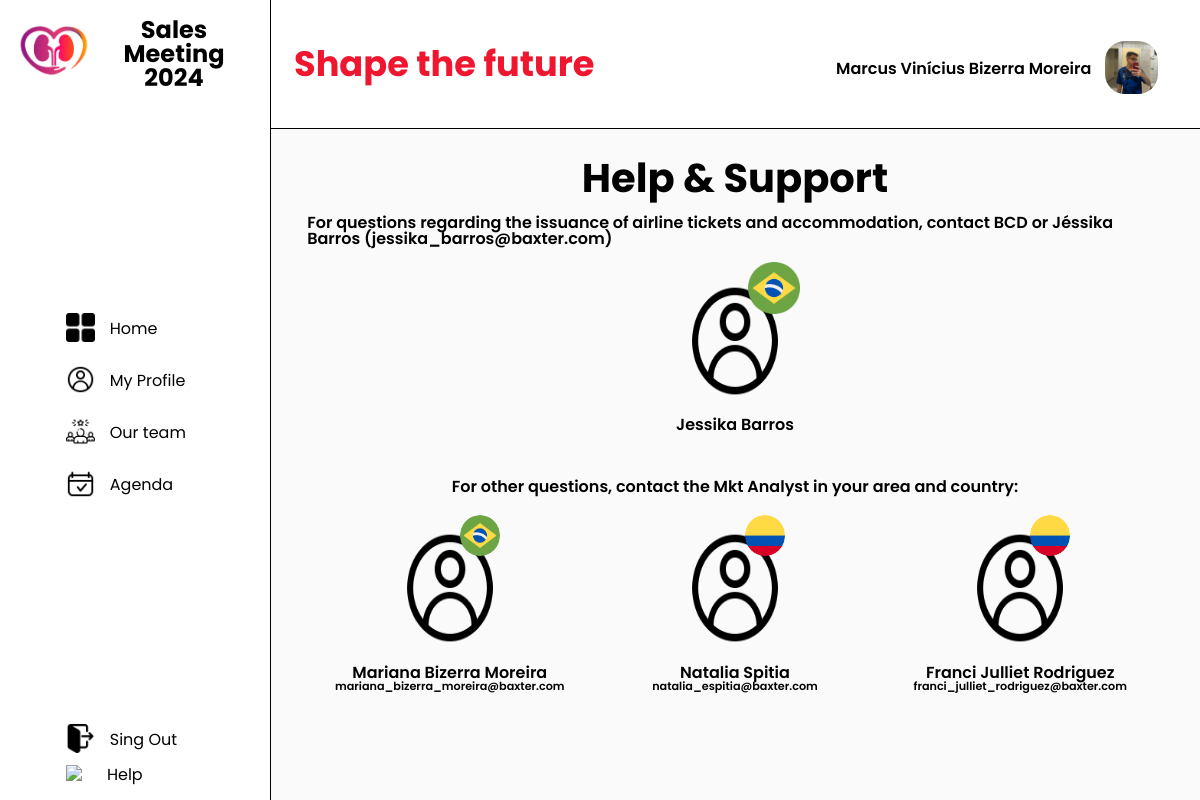
The page /evento/help.php (signed in) on the database its author committed.
### tables this page shows
CREATE TABLE `cadastro` (
  `id` int(11) NOT NULL,
  `nome` varchar(255) NOT NULL,
  `email` varchar(255) NOT NULL,
  `senha` varchar(255) NOT NULL,
  `cpf` varchar(11) NOT NULL,
  `cargo` varchar(255) NOT NULL,
  `sobre` varchar(5000) NOT NULL,
  `pais` varchar(255) NOT NULL,
  `endereco` varchar(2000) NOT NULL,
  `imagem` varchar(220) NOT NULL DEFAULT 'perfil.png',
  `tamanho_chinelo` varchar(255) NOT NULL,
  `tamanho_camiseta` varchar(255) NOT NULL,
  `tipo_documento` varchar(255) NOT NULL,
  `tamanho_calca` varchar(255) NOT NULL,
  `musica` varchar(255) NOT NULL,
  `data_nascimento` date NOT NULL,
  `idiomas` varchar(255) NOT NULL,
  `signo` varchar(255) NOT NULL,
  `formacao` varchar(255) NOT NULL,
  `pets` varchar(255) NOT NULL,
  `restricao` varchar(255) NOT NULL,
  `linkedin` varchar(255) NOT NULL,
  `fuma` varchar(255) NOT NULL,
  `interesses` varchar(500) NOT NULL,
  `voo` varchar(500) NOT NULL,
  `contry` varchar(255) NOT NULL DEFAULT 'paises'
);

### evento/help.php (the view, shortened to what this page needs)
<?php
    require('painel/conecta.php');
?>
<!DOCTYPE html>
    <html lang="pt-br">
    <head>
        <link rel="stylesheet" href="assets/css/reset.css">
        <link href='https://unpkg.com/boxicons@2.1.4/css/boxicons.min.css' rel='stylesheet'>
        <link rel="stylesheet" href="assets/css/estilo.css">
    </head>
    <body>
        <div class="home_page">
            <section class="menu">
                <div class="logo">
                    <div class="img_logo">
                        <a href="home.php"><img class="logo_img" src="assets/img/Imageam2.png" alt="Logo Sales Meeting 2024"></a>
                    </div>
                    <div class="titulo_logo">
                        <h1>Sales Meeting</h1>
                        <h1>2024</h1>
                    </div>
                </div>
                <div class="header_menu" id="header_menu">
                    <nav class="menu_header">
                        <a href="home.php" id="home" onmouseover="mouseEmCimaHome(this)" onmouseout="mouseForaHome(this)"><div class="icon"><img class="img_icon" src="assets/img/icons/home.png" id="img_home"></div>Home</a>
                        <a href="perfil.php" id="perfil" onmouseover="mouseEmCimaPerfil(this)" onmouseout="mouseForaPerfil(this)"><div class="icon"><img class="img_icon" src="assets/img/icons/perfil.png" id="img_perfil"></div>My Profile</a>
                        <a href="time.php" id="time" onmouseover="mouseEmCimaTime(this)" onmouseout="mouseForaTime(this)"><div class="icon"><img class="img_icon" src="assets/img/icons/time.png" id="img_time"></div>Our team</a>
                        <a href="agenda.php" id="agenda" onmouseover="mouseEmCimaAgenda(this)" onmouseout="mouseForaAgenda(this)"><div class="icon"><img class="img_icon" src="assets/img/icons/agenda.png" id="img_agenda"></div>Agenda</a>
                    </nav>
                </div>
                <div class="sair" id="sair">
                    <a class="sair_a" href="painel/sair.php" id="sair" onmouseover="mouseEmCimaSair(this)" onmouseout="mouseForaSair(this)"><div class="icon_"><img class="img_icon" src="assets/img/icons/sair.png" id="img_sair"></div>Sing Out</a>
                    <a class="help_a" href="help.php" class="color_active"><div class="icon_help"><img class="img_icon" src="assets/img/icons/question_laranja.png"></div>Help</a>
                </div>
            </section>
            <section class="container_home">
                <header class="header_">
                    <div class="titulo_header">
                        <h1>Shape the future</h1>
                    </div>
                    <div class="perfil_header" id="perfil_header">
                        <div class="nome_header">
                            <h3><?php echo $_SESSION['nome']; ?></h3>
                        </div>
                        <div class="img_header">
                            <div>
                                <?php
                                    $id = $_SESSION['id'];
                                    $sql = "SELECT * FROM cadastro WHERE id = $id ";
                                    $consulta = $conexao->query($sql);
                                    while ($dados = $consulta->fetch_assoc()){
                                        ?>
                                            <a href="perfil.php"><img class="header_img" style="border-radius: 20px;" src="upload/<?php echo($dados['imagem']);?>" alt=""></a>
                                        <?php
                                    }
                                ?>
                            </div>
                        </div>
                    </div>
                </header>
                <div class="home_container">
                    <div class="help_header">
                        <h1>Help & Support</h1>
                    </div>
                    <div class="container_help">
                        <div class="help_part1 card_help">
                            <h3>For questions regarding the issuance of airline tickets and accommodation, contact BCD or Jéssika Barros (jessika_barros@baxter.com)</h3>
                            <div class="help_card">
                                <?php
                                    $sql = "SELECT * FROM cadastro WHERE id = 63";
                                    $consulta = $conexao->query($sql);
                                    while ($dados = $consulta->fetch_assoc()){
                                        ?>
                                        <div class="card_time">
                                            <div class="card_img">
                                                <div class="img_time">
                                                    <div class="tamanho_img_time">
                                                        <img class="img_time" style="border-radius: 50%; width: 80%" src="upload/<?php echo($dados['imagem']);?> " alt="">
                                                    </div>
                                                </div>
                                            </div>
                                            <?php
                                                echo"<div class='nome_time_'>";
                                                    echo"<h2>" . $dados['nome'] . "</h2>";
                                                echo"</div>";
                                            ?>
                                            <?php
                                                $diretorio = "assets/img/contry/";
                                                $extensao = '.png';
                                                $contry = $diretorio.$dados['contry'].$extensao;
                                            ?>
                                            <img src="<?php echo $contry ?>" class="_img_pais">
                                        </div>
                                        <?php
                                    }
                                ?>
                            </div>
                        </div>
                        <div class="help_part2 card_help">
                            <h3>For other questions, contact the Mkt Analyst in your area and country:</h3>
                            <div class="help_card">
                                <?php
                                    $sql = "SELECT * FROM cadastro WHERE id = 57";
                                    $consulta = $conexao->query($sql);
                                    while ($dados = $consulta->fetch_assoc()){
                                        ?>
                                        <div class="card_time_">
                                            <div class="card_img">
                                                <div class="img_time">
                                                    <div class="tamanho_img_time_">
                                                        <img class="img_time" style="border-radius: 50%; width: 80%" src="upload/<?php echo($dados['imagem']);?> " alt="">
                                                    </div>
                                                </div>
                                            </div>
                                            <?php
                                                echo"<div class='nome_time_'>";
                                                    echo"<h2>" . $dados['nome'] . "</h2>";
                                                echo"</div>";
                                                echo"<div class='email_time'>";
                                                    echo"<h2>" .$dados['email']. "</h2>";
                                                echo"</div>";
                                            ?>
                                            <?php
                                                $diretorio = "assets/img/contry/";
                                                $extensao = '.png';
                                                $contry = $diretorio.$dados['contry'].$extensao;
                                            ?>
                                                <img src="<?php echo $contry ?>" class="img_pais_">
                                            </div>
                                        <?php
                                    }
                                ?>
                                <?php
                                    $sql = "SELECT * FROM cadastro WHERE id = 55";
                                    $consulta = $conexao->query($sql);
                                    while ($dados = $consulta->fetch_assoc()){
                                        ?>
                                        <div class="card_time_">
                                            <div class="card_img">
                                                <div class="img_time">
                                                    <div class="tamanho_img_time_">
                                                        <img class="img_time" style="border-radius: 50%; width: 80%" src="upload/<?php echo($dados['imagem']);?> " alt="">
                                                    </div>
                                                </div>
                                            </div>
                                            <?php
                                                echo"<div class='nome_time_'>";
                                                    echo"<h2>" . $dados['nome'] . "</h2>";
                                                echo"</div>";
                                                echo"<div class='email_time'>";
                                                    echo"<h2>" .$dados['email']. "</h2>";
                                                echo"</div>";
                                            ?>
                                            <?php
                                                $diretorio = "assets/img/contry/";
                                                $extensao = '.png';
                                                $contry = $diretorio.$dados['contry'].$extensao;
                                            ?>
                                            <img src="<?php echo $contry ?>" class="img_pais_">
                                        </div>
                                        <?php
                                    }
                                ?>
                                <?php
                                    $sql = "SELECT * FROM cadastro WHERE id = 53";
                                    $consulta = $conexao->query($sql);
                                    while ($dados = $consulta->fetch_assoc()){
                                        ?>
                                            <div class="card_time_">
                                                <div class="card_img">
                                                    <div class="img_time">
                                                        <div class="tamanho_img_time_">
                                                            <img class="img_time" style="border-radius: 50%; width: 80%" src="upload/<?php echo($dados['imagem']);?> " alt="">
                                                        </div>
                                                    </div>
                                                </div>
                                                <?php
                                                    echo"<div class='nome_time_'>";
                                                        echo"<h2>" . $dados['nome'] . "</h2>";
                                                    echo"</div>";
                                                    echo"<div class='email_time'>";
                                                        echo"<h2>" .$dados['email']. "</h2>";
                                                    echo"</div>";
                                                ?>
                                                <?php
                                                    $diretorio = "assets/img/contry/";
                                                    $extensao = '.png';
                                                    $contry = $diretorio.$dados['contry'].$extensao;
                                                ?>
                                                <img src="<?php echo $contry ?>" class="img_pais_">
                                            </div>
                                        <?php
                                    }
                                ?>
                            </div>
                        </div>
                    </div>
                </div>
            </section>
        </div>
    </body>
</html>

### rows shown on the page
cadastro: imagem (picture)
cadastro: imagem (picture), nome "Jessika Barros", contry (picture)
cadastro: imagem (picture), nome "Mariana Bizerra Moreira", email "mariana_bizerra_moreira@baxter.com", contry (picture)
cadastro: imagem (picture), nome "Natalia Spitia", email "natalia_espitia@baxter.com", contry (picture)
cadastro: imagem (picture), nome "Franci Julliet Rodriguez", email "franci_julliet_rodriguez@baxter.com", contry (picture)

### other values the page prints
$_SESSION['nome'] "Marcus Vinícius Bizerra Moreira"
